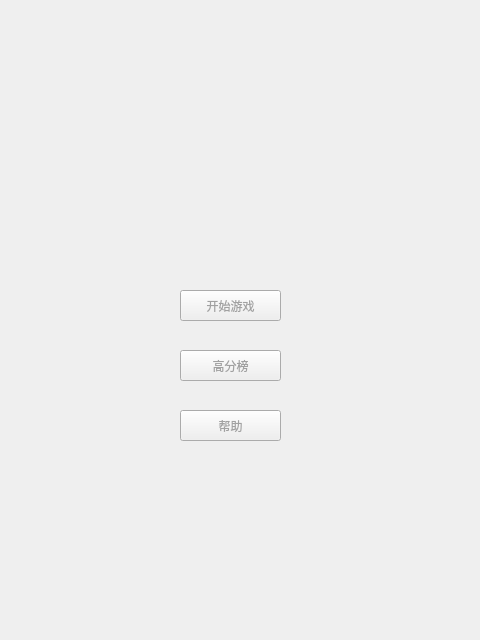
<?xml version="1.0" encoding="UTF-8"?>
<ui version="4.0">
 <class>MainWindow</class>
 <widget class="QMainWindow" name="MainWindow">
  <property name="geometry">
   <rect>
    <x>0</x>
    <y>0</y>
    <width>480</width>
    <height>640</height>
   </rect>
  </property>
  <property name="sizePolicy">
   <sizepolicy hsizetype="Fixed" vsizetype="Fixed">
    <horstretch>0</horstretch>
    <verstretch>0</verstretch>
   </sizepolicy>
  </property>
  <property name="windowTitle">
   <string>MainWindow</string>
  </property>
  <property name="toolTipDuration">
   <number>-2</number>
  </property>
  <property name="styleSheet">
   <string notr="true">background-image: url(:/Resources/Resources/menu_background.bmp); </string>
  </property>
  <widget class="QWidget" name="centralWidget">
   <widget class="QPushButton" name="StGame">
    <property name="geometry">
     <rect>
      <x>180</x>
      <y>290</y>
      <width>101</width>
      <height>31</height>
     </rect>
    </property>
    <property name="styleSheet">
     <string notr="true">font: 9pt &quot;方正姚体&quot;;
color: rgb(161, 161, 161);
background-image: url(:/Resources/Resources/button2.bmp);</string>
    </property>
    <property name="text">
     <string>开始游戏</string>
    </property>
   </widget>
   <widget class="QPushButton" name="highscore">
    <property name="geometry">
     <rect>
      <x>180</x>
      <y>350</y>
      <width>101</width>
      <height>31</height>
     </rect>
    </property>
    <property name="styleSheet">
     <string notr="true">font: 9pt &quot;方正姚体&quot;;
color: rgb(161, 161, 161);
background-image: url(:/Resources/Resources/button2.bmp);</string>
    </property>
    <property name="text">
     <string>高分榜</string>
    </property>
   </widget>
   <widget class="QPushButton" name="helpme">
    <property name="geometry">
     <rect>
      <x>180</x>
      <y>410</y>
      <width>101</width>
      <height>31</height>
     </rect>
    </property>
    <property name="styleSheet">
     <string notr="true">font: 9pt &quot;方正姚体&quot;;
color: rgb(161, 161, 161);
background-image: url(:/Resources/Resources/button2.bmp);</string>
    </property>
    <property name="text">
     <string>帮助</string>
    </property>
   </widget>
  </widget>
 </widget>
 <layoutdefault spacing="6" margin="11"/>
 <resources/>
 <connections/>
</ui>
